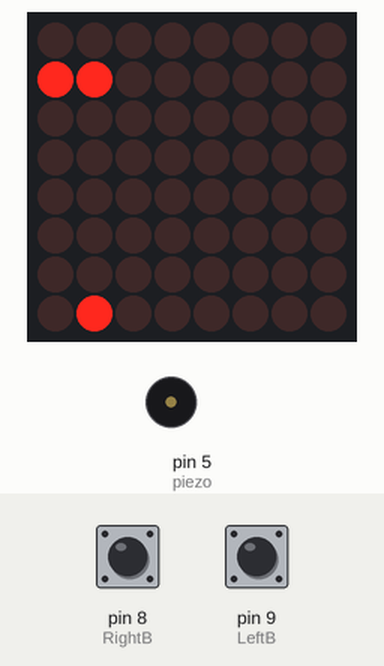
Simulated run of this sketch. Board: Arduino Uno, built with avr-gcc and run on an emulated ATmega328P. Parts: 8×8 LED matrix, buzzer (waves = sounding). The test bench sets the inputs (shaded band); at power-on: pin 8 (RightB) LOW, pin 9 (LeftB) LOW. Random numbers use the default seed unless the sketch sets one.

Above: at 1.9 s.
2.0 s: pin 8 (RightB) pulled HIGH for 0.15 s
At 2.54 s:
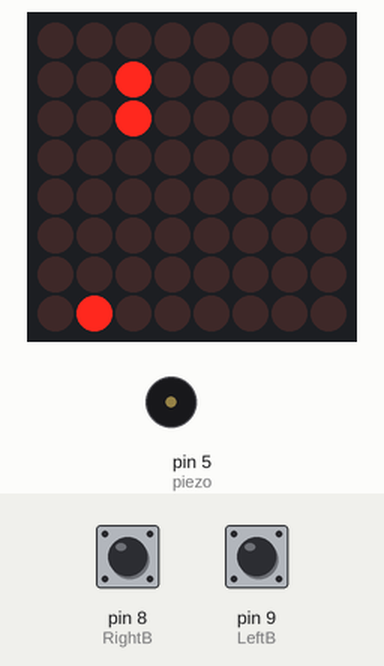
2.7 s: pin 9 (LeftB) pulled HIGH for 0.15 s
At 3.2 s:
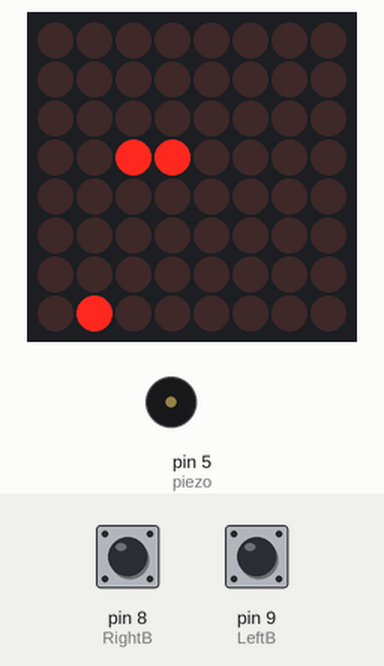
3.4 s: pin 8 (RightB) pulled HIGH for 1 s
At 3.87 s:
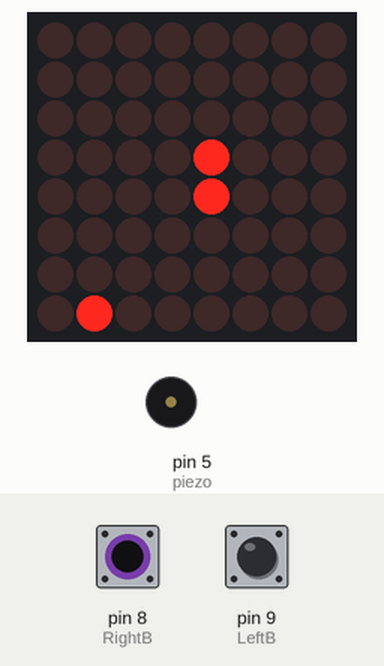
5.0 s: pin 9 (LeftB) pulled HIGH for 0.15 s
At 5.21 s:
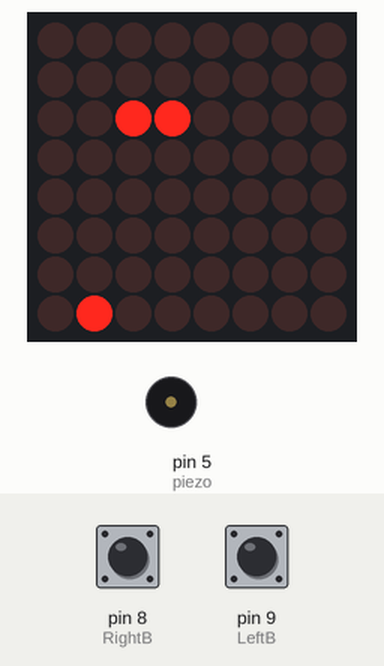
5.7 s: pin 9 (LeftB) pulled HIGH for 1 s
At 6.22 s:
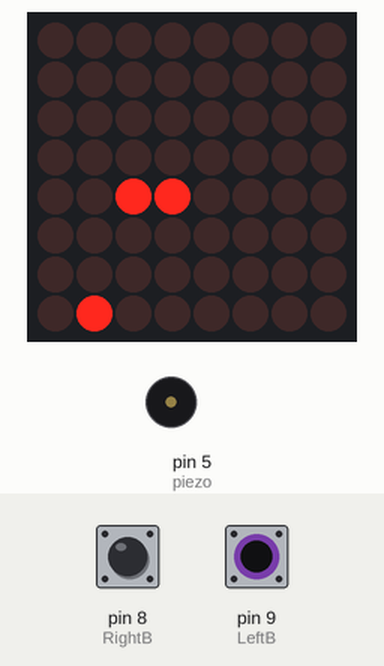
7.3 s: pin 8 (RightB) pulled HIGH for 0.15 s
At 7.56 s:
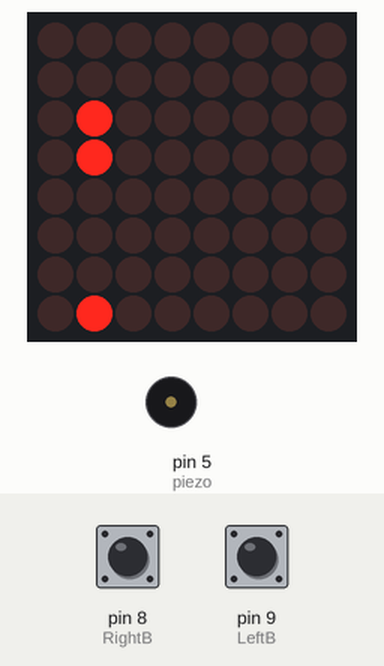
Timing chart, 0 to 10.3 s (numbered marks = the images above; inputs shaded):
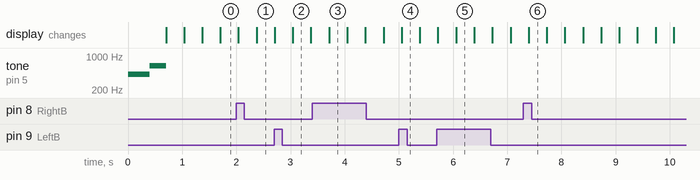

The sketch:

MyNanoSnakeGame.ino
```cpp
#include <LedControl.h>

//Define The Snake as a Struct
typedef struct Snake Snake;
struct Snake{
  int head[2];     // the (row, column) of the snake head
  int body[40][2]; //An array that contains the (row, column) coordinates
  int len;         //The length of the snake
  int dir[4];      //A direction to move the snake along
};

//Define The Apple as a Struct
typedef struct Apple Apple;
struct Apple{
  int rPos; //The row index of the apple
  int cPos; //The column index of the apple
};

//MAX72XX led Matrix
const int DIN =12;
const int CS =11;
const int CLK = 10;
const int piezo = 5;
LedControl lc = LedControl(DIN, CLK, CS,1);

//Variables for buttons and direction changing
const int RightB = 8;//right button
const int LeftB = 9;//left button
int TurnR = 0;//Variable to read Right button
int TurnL = 0;//Variable to read Left button
int RightC = 0;//Right button count
int LeftC = 0;//Left button count
int hold; //Variable to hold a value for re-assignment

byte pic[8] = {0,0,0,0,0,0,0,0};//The 8 rows of the LED Matrix

Snake snake = {{1,5},{{0,5}, {1,5}}, 2, {0, 1, 0, -1}};//Initialize a snake object
Apple apple = {(int)random(0,8),(int)random(0,8)};//Initialize an apple object

//Variables To Handle The Game Time
float oldTime = 0;
float timer = 0;
float updateRate = 3;

int i,j;//Counters
void setup() {
  // put your setup code here, to run once:
    /*
   The MAX72XX is in power-saving mode on startup,
   we have to do a wakeup call
   */
  Serial.begin(9600);
  lc.shutdown(0,false);
  /* Set the brightness to a medium values */
  lc.setIntensity(0,8);
  /* and clear the display */
  lc.clearDisplay(0);

  //Set Joystick Pins as INPUTs
  //pinMode(varXPin, INPUT);
  //pinMode(varYPin, INPUT);
  pinMode(RightB, INPUT);
  pinMode(LeftB, INPUT);
  //Start tone
  tone(piezo, 420, 800);
  delay(400);
  tone(piezo, 630, 600);
  delay(300);
  noTone(piezo);
}

void loop() {
  // put your main code here, to run repeatedly:
  float deltaTime = calculateDeltaTime();
  timer += deltaTime;

  //Read buttons
  TurnR = digitalRead(RightB);
  TurnL = digitalRead(LeftB);
  //Count how many times they were read as high
  if(TurnR)
    RightC ++;
  if(TurnL)
    LeftC ++;
  //Update
  if(timer > 1000/updateRate){
    //if button pressed for certain amount
    int CheckCount = 1000/updateRate/10;
    if(RightC > CheckCount){//rotate all values to the right
    //Serial.println("Right");
      hold = snake.dir[0];
      for(i = 0; i < 3; i++){
        snake.dir[i] = snake.dir[i+1];
      }
      snake.dir[3] = hold;
      //Serial.println("Direction:");
    }else if(LeftC > CheckCount){//rotate all values to the left
    //Serial.println("Left");
      hold = snake.dir[3];
      for(i = 3; i > 0; i--){
        snake.dir[i] = snake.dir[i-1];
      }
      snake.dir[0] = hold;
      //Serial.println(snake.dir[0]);
    }
    //reset timer and button press counts
    timer = 0;
    RightC = 0;
    LeftC = 0;
    //Then update to next dot
    Update();
  }

  //Render Everytime
  Render();

}

float calculateDeltaTime(){
  float currentTime = millis();
  float dt = currentTime - oldTime;
  oldTime = currentTime;
  return dt;
}

void reset(){
  for(int j=0;j<8;j++){
    pic[j] = 0;
  }
}
void Update(){
  reset();//Reset (Clear) the 8x8 LED matrix

  int newHead[2] = {snake.head[0]+snake.dir[0], snake.head[1]+snake.dir[1]};

  //Handle Borders
  if(newHead[0]==8){
    newHead[0]=0;
  }else if(newHead[0]==-1){
    newHead[0] = 7;
  }else if(newHead[1]==8){
    newHead[1]=0;
  }else if(newHead[1]==-1){
    newHead[1]=7;
  }

  //Check If The Snake hits itself
   for(j=0;j<snake.len;j++){
    //If hit, then restart
    if(snake.body[j][0] == newHead[0] && snake.body[j][1] == newHead[1]){
      //Play death tone then reset
      tone(piezo, 210, 800);
      delay(400);
      noTone(piezo);
      delay(3000);
      noTone(piezo);
      snake = {{1,5},{{0,5}, {1,5}}, 2, {0,1,0,-1}};//Reinitialize the snake object
      apple = {(int)random(0,8),(int)random(0,8)};//Reinitialize an apple object
      //Start tone
      tone(piezo, 420, 800);
      delay(400);
      tone(piezo, 630, 600);
      delay(300);
      noTone(piezo);
      return;
    }
  }

  //Check if The snake ate the apple
  if(newHead[0] == apple.rPos && newHead[1] ==apple.cPos){
    snake.len = snake.len+1;
    apple.rPos = (int)random(0,8);
    apple.cPos = (int)random(0,8);
  }else{
    removeFirst();//Shifting the array to the left
  }

  snake.body[snake.len-1][0]= newHead[0];
  snake.body[snake.len-1][1]= newHead[1];

  snake.head[0] = newHead[0];
  snake.head[1] = newHead[1];

  //Update the pic Array to Display(snake and apple)
  for(j=0;j<snake.len;j++){
    pic[snake.body[j][0]] |= 128 >> snake.body[j][1];
  }
  pic[apple.rPos] |= 128 >> apple.cPos;

}

void Render(){

   for(i=0;i<8;i++){
    lc.setRow(0,i,pic[i]);
   }
}

void removeFirst(){
  for(j=1;j<snake.len;j++){
    snake.body[j-1][0] = snake.body[j][0];
    snake.body[j-1][1] = snake.body[j][1];
  }
}
```
